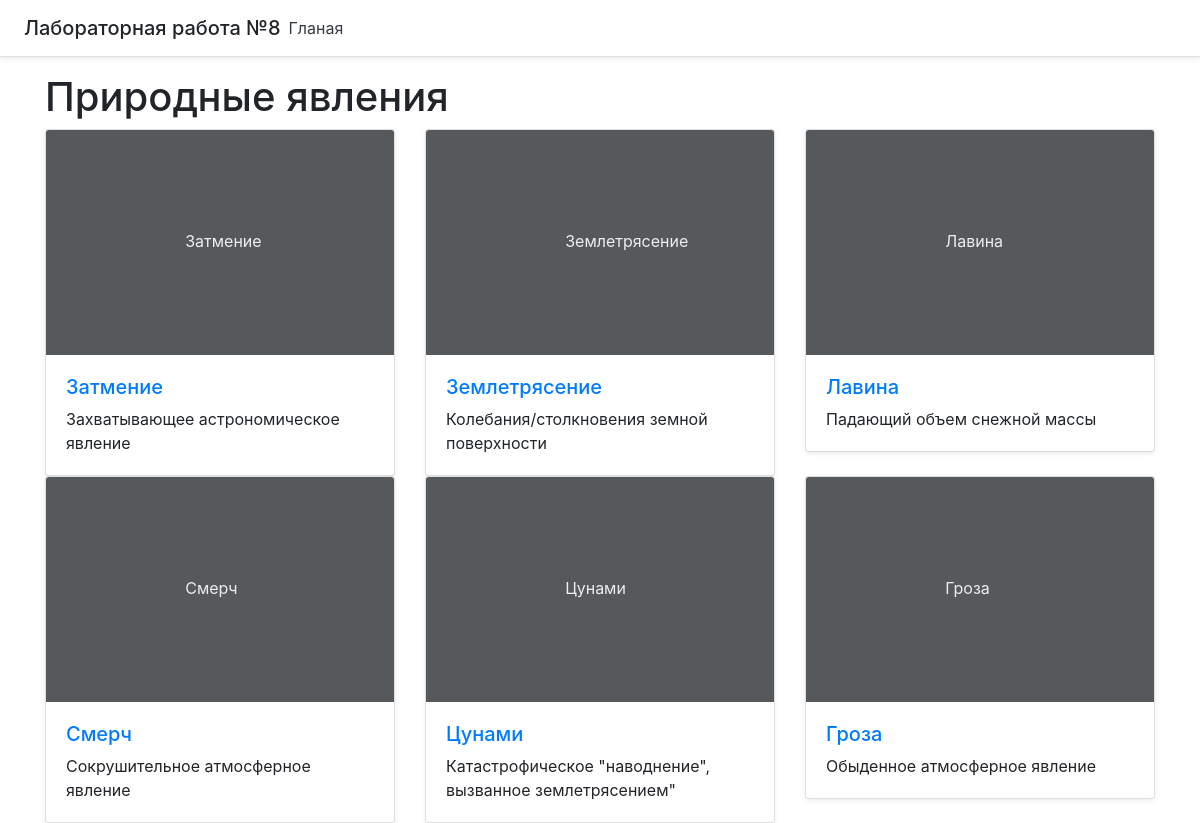
The page / on the database its author committed.
### main/models.py (models this page shows, shortened)
class Phenomenon(models.Model):
    name = models.CharField(max_length=30)

### main/views.py (the view)
# urls.py: path('', views.index, name='home'),
def index(request):
    phen_list = Phenomenon.objects.all()
    description = []
    for i in phen_list:
        description.append(get_object_or_404(Description, pk=i.id))
    context = {'title': 'Природные явления','phen_list': phen_list, 'disc':description}
    return render(request, 'main/index.html', context)

### main/templates/main/index.html (shortened to what this page needs)
{% extends 'main/base.html'%}
{% block content %}
    <h1>{{ title }}</h1>
    <div class="row row-cols-1 row-cols-sm-2 row-cols-md-3 g-3">
    {% for phen in phen_list %}
        <div class="col">
          <div class="card shadow-sm">
            <svg class="bd-placeholder-img card-img-top" width="100%" height="225" xmlns="http://www.w3.org/2000/svg" role="img" aria-label="Placeholder: Thumbnail" preserveAspectRatio="xMidYMid slice" focusable="false"><title>Placeholder</title><rect width="100%" height="100%" fill="#55595c"></rect><text x="40%" y="50%" fill="#eceeef" dy=".3em">
                {{ phen.name }}</text></svg>
            <div class="card-body">
              <a href="{% url 'details' phen.id %}"><h5>{{ phen.name }}</h5></a>
              {% if phen.id == 1 %}
                  <p class="card-text">Захватывающее астрономическое явление</p>
              {% endif %}
              {% if phen.id == 2 %}
                  <p class="card-text">Колебания/столкновения земной поверхности</p>
              {% endif %}
              {% if phen.id == 3 %}
                  <p class="card-text">Падающий объем снежной массы</p>
              {% endif %}
              {% if phen.id == 4 %}
                  <p class="card-text">Сокрушительное атмосферное явление</p>
              {% endif %}
              {% if phen.id == 5 %}
                  <p class="card-text">Катастрофическое "наводнение", вызванное землетрясением"</p>
              {% endif %}
              {% if phen.id == 6 %}
                  <p class="card-text">Обыденное атмосферное явление</p>
              {% endif %}
            </div>
          </div>
        </div>
    {% endfor %}
    </div>
{% endblock %}

### main/templates/main/base.html (shortened to what this page needs)
<!doctype html>
<html lang=ru>
<head>
    <link rel="stylesheet" href="https://stackpath.bootstrapcdn.com/bootstrap/4.5.2/css/bootstrap.min.css">
</head>
<body>
    <div class="d-flex flex-column flex-md-row align-items-center p-3 px-md-4 mb-3 bg-white border-bottom shadow-sm">
      <p class="h5 my-0 me-md-auto fw-normal">Лабораторная работа №8</p>
      <nav class="my-2 my-md-0 me-md-3">
        <a class="p-2 text-dark" href="{% url 'home' %}">Гланая</a>
      </nav>
    </div>
    <main class="px-3">
        <div class="container">
          {% block content %} {% endblock %}
        </div>
    </main>
</body>
</html>

### rows shown on the page
Phenomenon: name "Затмение", shows "Захватывающее астрономическое явление"
Phenomenon: name "Землетрясение", shows "Колебания/столкновения земной поверхности"
Phenomenon: name "Лавина", shows "Падающий объем снежной массы"
Phenomenon: name "Смерч", shows "Сокрушительное атмосферное явление"
Phenomenon: name "Цунами", shows "Катастрофическое \"наводнение\", вызванное землетрясением\""
Phenomenon: name "Гроза", shows "Обыденное атмосферное явление"

### other values the page prints
{{ title }} "Природные явления"
